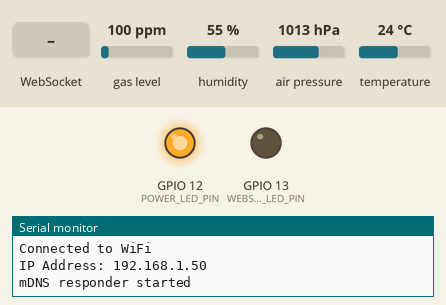
Simulated run of this sketch. Board: ESP32. On the bench: output pins drawn as LEDs (lit = HIGH), the last lines printed to the serial monitor. Inputs (shaded band) come from the test bench; at power-on: gas level 100 ppm, humidity 55 %, air pressure 1013 hPa, temperature 24 °C. WiFi joins after 1.5 s; servers stay silent unless stated; EEPROM starts erased; the camera gives no picture.

Above: at 4.0 s.
4.1 s: WebSocket text "start" received
At 4.6 s:
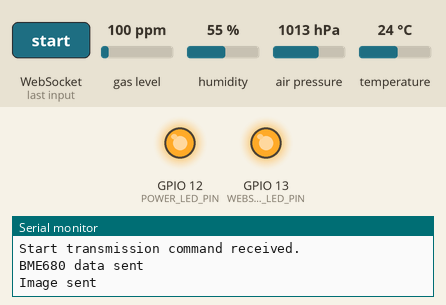
5.6 s: WebSocket text "stop" received
Timing chart, 0 to 8.6 s (numbered marks = the images above; inputs shaded):
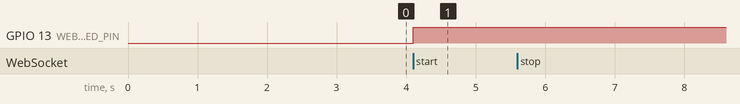

Measured:
- after the input at 4.1 s, GPIO 13 (WEBSOCKET_LED_PIN): LOW → HIGH at once

The sketch:

ESP32_Final.ino
```cpp
#include <WiFi.h>
#include <WebSocketsServer.h>
#include <esp_camera.h>
#include <esp_timer.h>
#include <img_converters.h>
#include <fb_gfx.h>
#include <soc/soc.h>
#include <soc/rtc_cntl_reg.h>
#include <driver/gpio.h>
#include <Wire.h>
#include <Adafruit_Sensor.h>
#include <Adafruit_BME680.h>
#include <AsyncTCP.h>
#include <Preferences.h>
#include <WiFiManager.h>
#include <ESPmDNS.h>

// Configuration for Camera
#define PWDN_GPIO_NUM    -1
#define RESET_GPIO_NUM   -1
#define XCLK_GPIO_NUM    21
#define SIOD_GPIO_NUM    26
#define SIOC_GPIO_NUM    27
#define Y9_GPIO_NUM      35
#define Y8_GPIO_NUM      34
#define Y7_GPIO_NUM      39
#define Y6_GPIO_NUM      36
#define Y5_GPIO_NUM      19
#define Y4_GPIO_NUM      18
#define Y3_GPIO_NUM       5
#define Y2_GPIO_NUM       4
#define VSYNC_GPIO_NUM   25
#define HREF_GPIO_NUM    23
#define PCLK_GPIO_NUM    22

camera_fb_t * fb = NULL;
size_t _jpg_buf_len = 0;
uint8_t * _jpg_buf = NULL;
uint8_t state = 0;

WebSocketsServer webSocket = WebSocketsServer(81); // WebSocket server on port 81

// I2C pins for BME680 to avoid conflicts
#define BME_SDA 32
#define BME_SCL 33

Adafruit_BME680 bme; // I2C

bool startTransmission = false;

bool cameraInitialized = false;
bool bme680Initialized = false;

// Define LED pins
#define POWER_LED_PIN 12
#define WEBSOCKET_LED_PIN 13

Preferences preferences;

void init_bme680() {
  Serial.println("Initializing BME680 sensor...");

  // Initialize I2C with new pins
  Wire.begin(BME_SDA, BME_SCL);

  // Adding delay to ensure the sensor is ready
  delay(1000);

  if (!bme.begin(0x77, &Wire)) {  // Ensure BME680 is set to use I2C address 0x77
    Serial.println("Could not find a valid BME680 sensor, check wiring!");
    bme680Initialized = false;
  } else {
    bme.setTemperatureOversampling(BME680_OS_8X);
    bme.setHumidityOversampling(BME680_OS_2X);
    bme.setPressureOversampling(BME680_OS_4X);
    bme.setIIRFilterSize(BME680_FILTER_SIZE_3);
    bme.setGasHeater(320, 150); // 320*C for 150 ms

    bme680Initialized = true;
    Serial.println("BME680 sensor initialized.");
  }
}

esp_err_t init_camera() {
  camera_config_t config;
  config.ledc_channel = LEDC_CHANNEL_0;
  config.ledc_timer = LEDC_TIMER_0;
  config.pin_d0 = Y2_GPIO_NUM;
  config.pin_d1 = Y3_GPIO_NUM;
  config.pin_d2 = Y4_GPIO_NUM;
  config.pin_d3 = Y5_GPIO_NUM;
  config.pin_d4 = Y6_GPIO_NUM;
  config.pin_d5 = Y7_GPIO_NUM;
  config.pin_d6 = Y8_GPIO_NUM;
  config.pin_d7 = Y9_GPIO_NUM;
  config.pin_xclk = XCLK_GPIO_NUM;
  config.pin_pclk = PCLK_GPIO_NUM;
  config.pin_vsync = VSYNC_GPIO_NUM;
  config.pin_href = HREF_GPIO_NUM;
  config.pin_sscb_sda = SIOD_GPIO_NUM;
  config.pin_sscb_scl = SIOC_GPIO_NUM;
  config.pin_pwdn = PWDN_GPIO_NUM;
  config.pin_reset = RESET_GPIO_NUM;
  config.xclk_freq_hz = 20000000;
  config.pixel_format = PIXFORMAT_JPEG;

  // Parameters for image quality and size
  config.frame_size = FRAMESIZE_QVGA; // FRAMESIZE_ + QVGA|CIF|VGA|SVGA|XGA|SXGA|UXGA
  config.jpeg_quality = 20; //10-63 lower number means higher quality
  config.fb_count = 2;

  // Camera init
  esp_err_t err = esp_camera_init(&config);
  if (err != ESP_OK) {
    Serial.printf("Camera init failed: 0x%x", err);
    cameraInitialized = false;
    return err;
  }
  sensor_t * s = esp_camera_sensor_get();
  s->set_framesize(s, FRAMESIZE_VGA);
  cameraInitialized = true;
  Serial.println("Camera init OK");
  return ESP_OK;
};

void send_bme680_data() {
  if (!bme.performReading()) {
    Serial.println("Failed to perform reading :(");
    return;
  }

  // Convert BME680 data into binary formation
  struct {
    float temperature;
    float humidity;
    float pressure;
    float gas_resistance;
  } bme680_data;

  bme680_data.temperature = bme.temperature;
  bme680_data.humidity = bme.humidity;
  bme680_data.pressure = bme.pressure / 100.0;
  bme680_data.gas_resistance = bme.gas_resistance / 1000.0;

  webSocket.broadcastBIN((const uint8_t*) &bme680_data, sizeof(bme680_data));
  Serial.println("BME680 data sent");
}

void send_camera_data() {
  camera_fb_t *fb = esp_camera_fb_get();
  if (!fb) {
    Serial.println("Camera capture failed");
    esp_camera_fb_return(fb);
    return;
  }

  webSocket.broadcastBIN((const uint8_t*) fb->buf, fb->len);
  Serial.println("Image sent");
  esp_camera_fb_return(fb);
}

void send_sensor_status() {
  if (cameraInitialized && bme680Initialized) {
    webSocket.broadcastTXT("Both sensors initialized.");
  } else if (!cameraInitialized && !bme680Initialized) {
    webSocket.broadcastTXT("Neither sensor initialized.");
  } else if (!cameraInitialized) {
    webSocket.broadcastTXT("Camera not initialized.");
  } else if (!bme680Initialized) {
    webSocket.broadcastTXT("BME680 not initialized.");
  }
}

void setup() {
  WRITE_PERI_REG(RTC_CNTL_BROWN_OUT_REG, 0);

  Serial.begin(115200);
  Serial.setDebugOutput(true);

  // Initialize LEDs
  pinMode(POWER_LED_PIN, OUTPUT);
  pinMode(WEBSOCKET_LED_PIN, OUTPUT);

  // Turn on the power LED
  digitalWrite(POWER_LED_PIN, HIGH);

  init_camera();
  init_bme680();

  preferences.begin("wifi", false);

  // Create WiFiManager object
  WiFiManager wifiManager;

  // Set callback for entering AP mode
  wifiManager.setAPCallback([](WiFiManager *myWiFiManager) {
    Serial.println("Entered AP mode");
    digitalWrite(WEBSOCKET_LED_PIN, LOW); // Turn off WebSocket LED in AP mode
  });

  // Attempt to connect to saved WiFi credentials, or enter AP mode if not available
  if (!wifiManager.autoConnect("ESP32-Config")) {
    Serial.println("Failed to connect and hit timeout");
    ESP.restart();
  } else {
    Serial.println("Connected to WiFi");
    Serial.print("IP Address: ");
    Serial.println(WiFi.localIP());
  }

  // Set up mDNS
  if (!MDNS.begin("esp32")) {  // Set mDNS name to get rid of dynanmic ip address
    Serial.println("Error setting up MDNS responder!");
    while (1) {
      delay(1000);
    }
  }
  Serial.println("mDNS responder started");

  webSocket.begin();
  webSocket.onEvent([](uint8_t num, WStype_t type, uint8_t * payload, size_t length) {
    if (type == WStype_CONNECTED) {
      Serial.printf("[%u] Connected!\n", num);
      digitalWrite(WEBSOCKET_LED_PIN, HIGH); // Turn on WebSocket LED
      send_sensor_status(); // Send Sensor Status
    } else if (type == WStype_DISCONNECTED) {
      Serial.printf("[%u] Disconnected!\n", num);
      digitalWrite(WEBSOCKET_LED_PIN, LOW); // Turn off WebSocket LED
    } else if (type == WStype_TEXT) {
      String text = String((char *)payload);
      if (text == "start") {
        startTransmission = true;
        Serial.println("Start transmission command received.");
      } else if (text == "stop") {
        startTransmission = false;
        Serial.println("Stop transmission command received.");
      }
    }
  });
}

void loop() {
  webSocket.loop();

  if (startTransmission) {
    // Send BME680 Data
    send_bme680_data();

    // Send Image Data
    send_camera_data();

    delay(750);  // Data Upload Interval
  }
}
```
